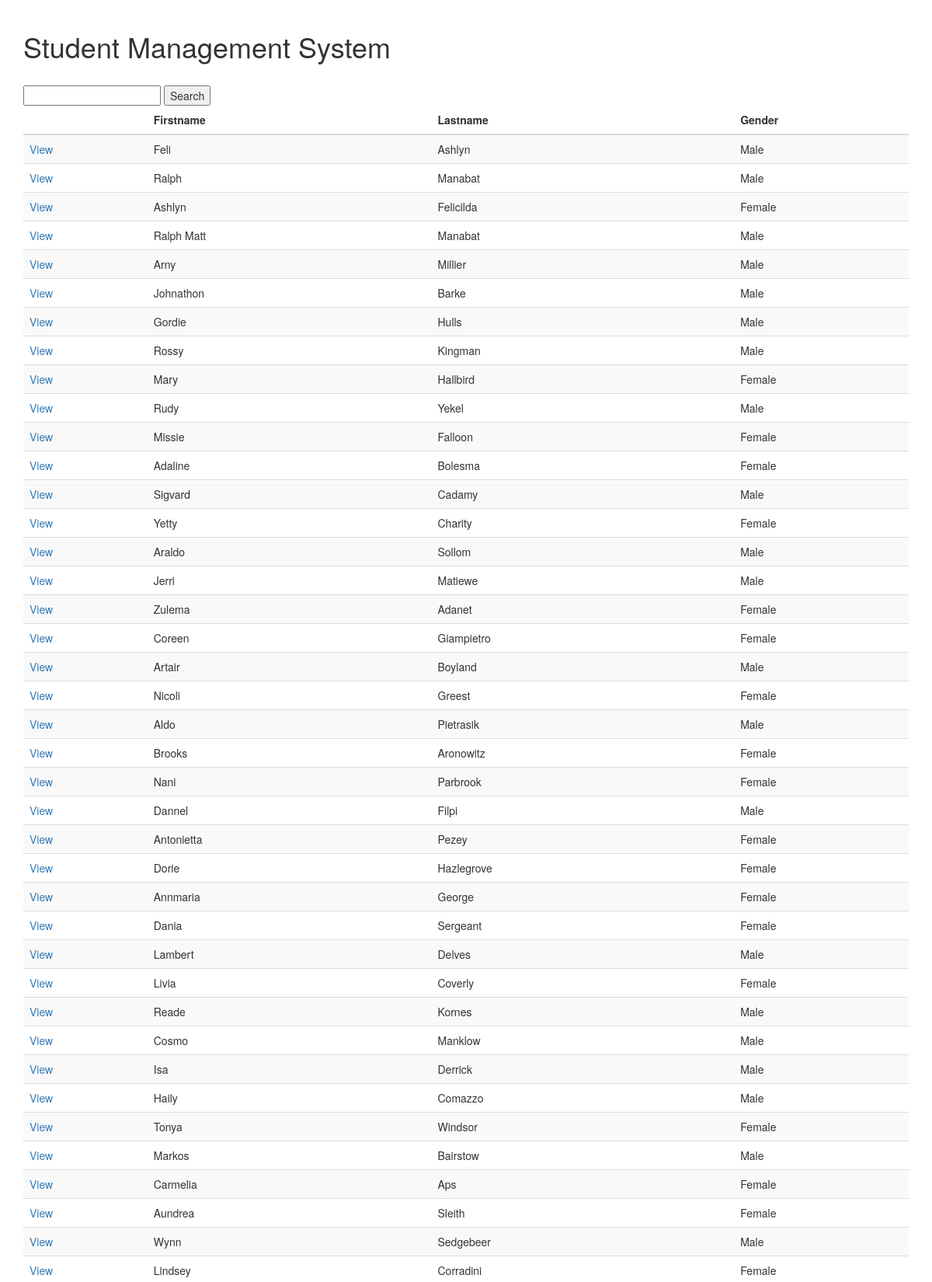
Screenshot of /search.php (upper part) with the database file from the repository.
### tables this page shows
CREATE TABLE `userdata` (
  `id` int(11) NOT NULL,
  `first_name` varchar(255) DEFAULT NULL,
  `last_name` varchar(255) DEFAULT NULL,
  `email` varchar(255) DEFAULT NULL,
  `gender` varchar(255) DEFAULT NULL,
  `ip_address` varchar(255) DEFAULT NULL
);

### search.php (the view, shortened to what this page needs)
<?php
$con = connection();
$search = $_GET["search"];
$sql = "SELECT * from userdata WHERE first_name LIKE '%$search%' or last_name LIKE '%$search%' order by id DESC";
$users = $con->query($sql) or die($con->error);
$row = $users->fetch_assoc();
?>
<!DOCTYPE html>
<html lang="en">
<head>
    <link rel="stylesheet" href="https://maxcdn.bootstrapcdn.com/bootstrap/3.4.1/css/bootstrap.min.css">
    <link rel="stylesheet" href="css/style.css">
</head>
<body>
    <div class="container">
    <h1>Student Management System</h1>
<form action="search.php" method="GET">
<input type="text" name="search">
<button type="submit">Search</button>
</form>
<table class="table table-striped">
    <thead>
<tr>
    <th></th>
    <th>Firstname</th>
    <th>Lastname</th>
    <th>Gender</th>
</tr>
</thead>
<tbody>
    <?php do { ?>
    <tr>
    <td><a href="">View </a></td>
    <td><?php echo $row["first_name"];?></td>
    <td><?php echo $row["last_name"];?></td>
    <td><?php echo $row["gender"];?></td>
</tr>
<?php }while($row = $users->fetch_assoc()); ?>
</tbody>
</table>
</div>
</body>
</html>

### css/style.css (style rules this page uses)
.container { padding-top: 20px; }

### rows the page displays
userdata: first_name "Feli", last_name "Ashlyn", gender "Male"
userdata: first_name "Ralph", last_name "Manabat", gender "Male"
userdata: first_name "Ashlyn", last_name "Felicilda", gender "Female"
userdata: first_name "Ralph Matt", last_name "Manabat", gender "Male"
userdata: first_name "Arny", last_name "Millier", gender "Male"
userdata: first_name "Johnathon", last_name "Barke", gender "Male"
userdata: first_name "Gordie", last_name "Hulls", gender "Male"
userdata: first_name "Rossy", last_name "Kingman", gender "Male"
userdata: first_name "Mary", last_name "Hallbird", gender "Female"
userdata: first_name "Rudy", last_name "Yekel", gender "Male"
userdata: first_name "Missie", last_name "Falloon", gender "Female"
userdata: first_name "Adaline", last_name "Bolesma", gender "Female"
userdata: first_name "Sigvard", last_name "Cadamy", gender "Male"
userdata: first_name "Yetty", last_name "Charity", gender "Female"
userdata: first_name "Araldo", last_name "Sollom", gender "Male"
userdata: first_name "Jerri", last_name "Matiewe", gender "Male"
userdata: first_name "Zulema", last_name "Adanet", gender "Female"
userdata: first_name "Coreen", last_name "Giampietro", gender "Female"
userdata: first_name "Artair", last_name "Boyland", gender "Male"
userdata: first_name "Nicoli", last_name "Greest", gender "Female"
userdata: first_name "Aldo", last_name "Pietrasik", gender "Male"
userdata: first_name "Brooks", last_name "Aronowitz", gender "Female"
userdata: first_name "Nani", last_name "Parbrook", gender "Female"
userdata: first_name "Dannel", last_name "Filpi", gender "Male"
userdata: first_name "Antonietta", last_name "Pezey", gender "Female"
userdata: first_name "Dorie", last_name "Hazlegrove", gender "Female"
userdata: first_name "Annmaria", last_name "George", gender "Female"
userdata: first_name "Dania", last_name "Sergeant", gender "Female"
userdata: first_name "Lambert", last_name "Delves", gender "Male"
userdata: first_name "Livia", last_name "Coverly", gender "Female"
userdata: first_name "Reade", last_name "Kornes", gender "Male"
userdata: first_name "Cosmo", last_name "Manklow", gender "Male"
userdata: first_name "Isa", last_name "Derrick", gender "Male"
userdata: first_name "Haily", last_name "Comazzo", gender "Male"
userdata: first_name "Tonya", last_name "Windsor", gender "Female"
userdata: first_name "Markos", last_name "Bairstow", gender "Male"
userdata: first_name "Carmelia", last_name "Aps", gender "Female"
userdata: first_name "Aundrea", last_name "Sleith", gender "Female"
userdata: first_name "Wynn", last_name "Sedgebeer", gender "Male"
userdata: first_name "Lindsey", last_name "Corradini", gender "Female"
